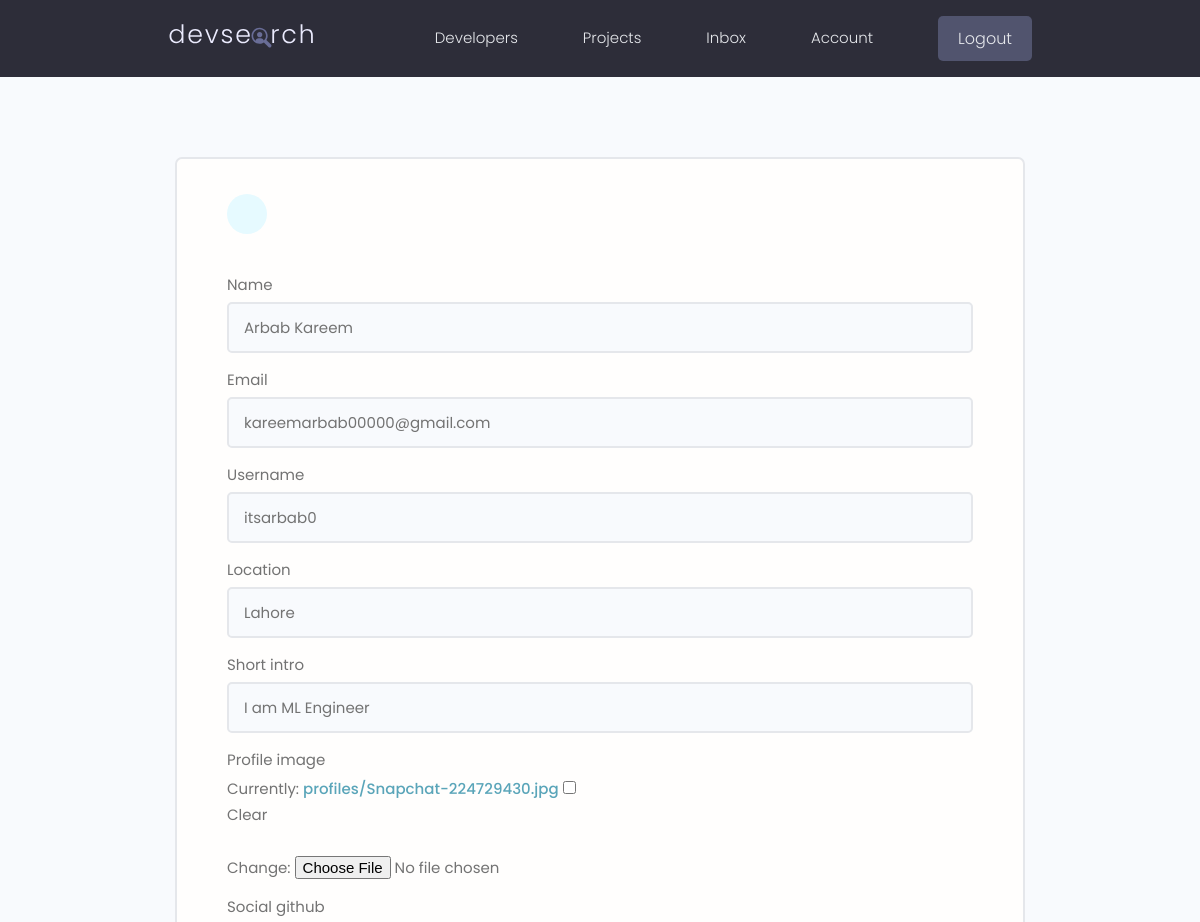
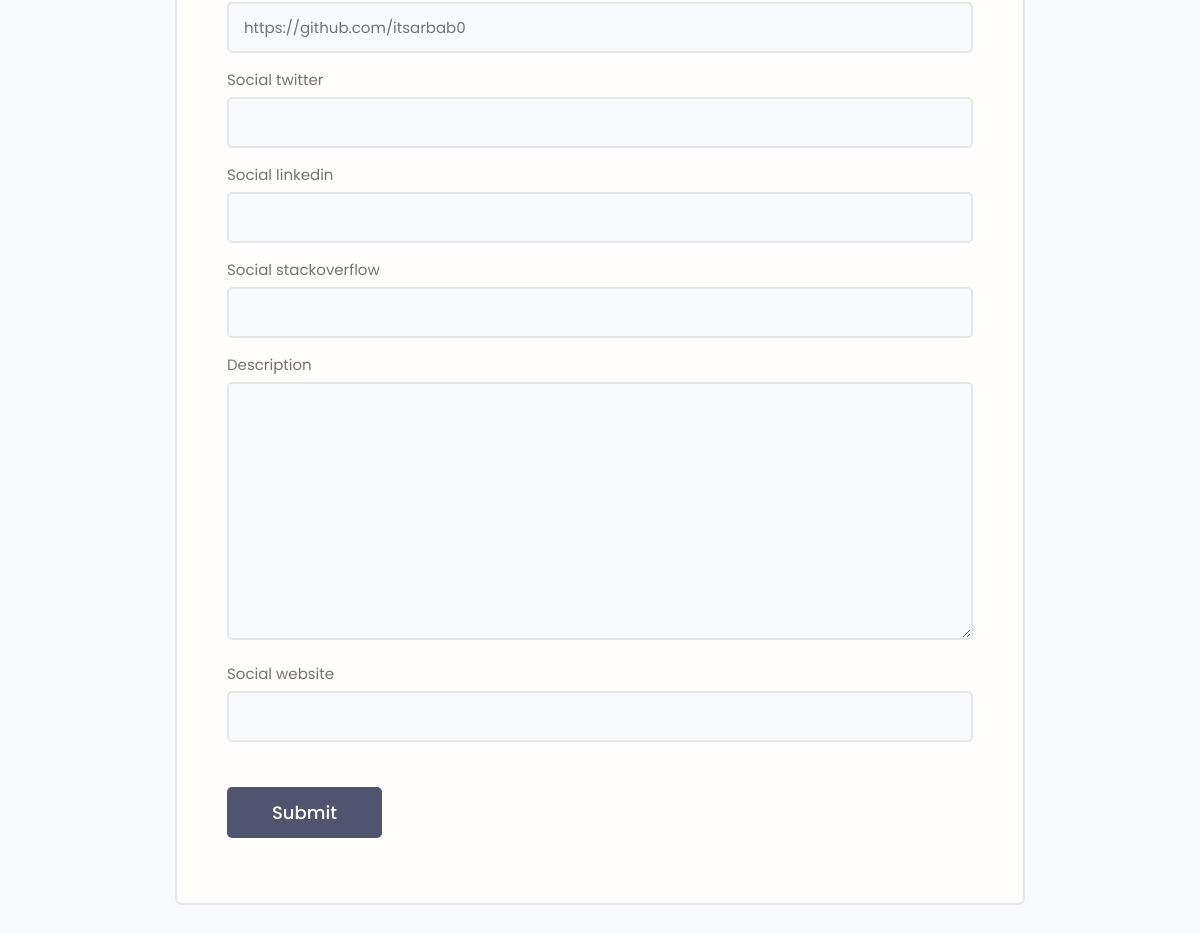
The page /edit-account/ (signed in) on the database its author committed (2 pictures, top to bottom).
### users/models.py (models this page shows, shortened)
class Profile(models.Model):
    user = models.OneToOneField(User, on_delete=models.CASCADE, null=True,blank= True )
    name = models.CharField(max_length=200, null=True)
    email = models.EmailField(max_length=500, null=True)
    username = models.CharField(max_length=200, null=True)
    location= models.CharField(max_length=200, null=True)
    short_intro = models.CharField(max_length=200, null=True, blank= True )
    profile_image = models.ImageField( null=True, blank= True , upload_to='profiles' , default="profiles/pro.png")
    social_github = models.CharField(max_length=200, null=True, blank= True )
    social_twitter = models.CharField(max_length=200, null=True, blank= True )
    social_linkedin = models.CharField(max_length=200, null=True, blank= True )
    social_stackoverflow = models.CharField(max_length=200, null=True, blank= True )
    description = models.TextField(blank=True)
    bio = models.TextField(max_length=500,blank=True, null=True),
    social_website = models.CharField(max_length=200, null=True, blank= True )
    id = models.UUIDField(default=uuid.uuid4, unique=True,
                        primary_key=True, editable=False)

### users/views.py (the view)
# urls.py: path('edit-account/', views.editAccount, name='edit-account'),
@login_required(login_url='login')
def editAccount(request):
    profile = request.user.profile
    form = ProfileForm(instance=profile)
    if request.method == 'POST':
        form = ProfileForm(request.POST, request.FILES, instance=profile)
        if form.is_valid():
            form.save()
            return redirect('account')
    context = {'form': form}
    return render(request, 'users/profile_form.html', context)

### users/forms.py
class ProfileForm(ModelForm):
    class Meta:
        model = Profile
        fields = '__all__'
        exclude = ['user']
    def __init__(self, *args, **kwargs):
        super(ProfileForm, self).__init__(*args, **kwargs)
        for name, field in self.fields.items():
            field.widget.attrs.update({'class': 'input'})

### users/templates/users/profile_form.html (shortened to what this page needs)
{% extends 'main.html' %}
{% block content %}
<main class="formPage my-xl">
    <div class="content-box">
        <div class="formWrapper">
            <a class="backButton" href="{% url 'account' %}"></a>
            <br>
            <form class="form" method="POST" action="{% url 'edit-account' %}" enctype="multipart/form-data">
                {% for field in form %}
                <div class="form__field">
                    <label for="formInput#text">{{field.label}}</label>
                    {{field}}
                </div>
                {% endfor %}
                <input class="btn btn--sub btn--lg  my-md" type="submit" value="Submit" />
            </form>
        </div>
    </div>
</main>
{% endblock content %}

### static/styles/app.css (style rules this page uses)
:root { --color-sub: #2d2d39; }
.btn--sub { background-color: var(--color-sub-light); }
.content-box { width: 95%; max-width: 85rem; margin: 0 auto; }
.backButton { background: var(--color-main-light); color: var(--color-main); width: 4rem; height: 4rem; display: flex; align-items: center; justify-content: center; border-radius: 50%; }
.formPage .formWrapper { list-style: none; background: var(--color-white); padding: 3.5rem 5rem; border: 2px solid var(--color-light); border-radius: 0.7rem; }

### static/uikit/styles/modules/_variables.css (style rules this page uses)
:root { --color-main: #5aa5b9; --color-main-light: #e6faff; --color-sub: #3f4156; --color-sub-light: #51546e; --color-sub-lighter: #ededfd; --color-text: #737373; --color-gray: #8b8b8b; --color-light: #e5e7eb; --color-light-gray: #767676; --color-bg: #f8fafd; --color-white: #fffefd; --color-white-light: #f3f3f3; --color-success: #359e64; --color-success-bg: #def8e8; --color-error: #fc4b0b; --color-error-bg: #fff2ee; --font-base: 'Poppins', arial, helvetica, 'Segoe UI', roboto, ubuntu, sans-serif; --font-monospace: 'Fira Code', 'Courier New', courier, monospace; --font-regular: 300; --font-medium: 500; --font-bold: 700; --generic-shadow: 1px 1px 5px #00000010; --generic-transition: all 0.3s ease-in-out; }

### static/uikit/styles/modules/_base.css (style rules this page uses)
* { margin: 0; padding: 0; box-sizing: border-box; text-rendering: optimizeLegibility; color: inherit; font-size: inherit; }
html { font-size: 50%; }
@media only screen and (min-width: 480px) { html { font-size: 56.25%; } }
@media only screen and (min-width: 1200px) { html { font-size: 62.5%; } }
body { line-height: 1.6; font-weight: 400; font-size: 1.5rem; color: var(--color-text); background-color: var(--color-bg); min-height: 100vh; }

### static/uikit/styles/modules/_typography.css (style rules this page uses)
* { font-family: var(--font-base); }
a { padding-bottom: 2px; text-decoration: none; display: inline-block; color: var(--color-main); font-weight: var(--font-medium); }

### static/uikit/styles/modules/_utilities.css (style rules this page uses)
.my-md { margin: 3rem auto; }
.my-xl { margin: 8rem auto; }

### static/uikit/styles/modules/_button.css (style rules this page uses)
.btn { display: inline-block; position: relative; cursor: pointer; background-color: var(--color-light); font-weight: var(--font-medium); color: var(--color-sub); text-decoration: none; padding: 1rem 2rem; border-radius: 0.5rem; border: none; width: -webkit-fit-content; width: -moz-fit-content; width: fit-content; height: -webkit-fit-content; height: -moz-fit-content; height: fit-content; font-size: 1.6rem; outline-width: 0; outline-color: transparent; -webkit-backface-visibility: hidden; backface-visibility: hidden; transition: all 0.3s ease-in-out; }
.btn--sub { background-color: var(--color-sub); color: var(--color-white); }
.btn--lg { font-size: 1.8rem; padding: 1.2rem 4.5rem; }

### static/uikit/styles/modules/_form.css (style rules this page uses)
.form { display: block; }
.form__field { margin-top: 1.5rem; margin-bottom: 1.5rem; }
.form__label, .form__field > label { display: block; margin-bottom: 0.5rem; color: var(--color-text); }
input.input[type='text'], input.input[type='email'], input.input[type='password'], input.input[type='number'], textarea.input { min-width: 24rem; width: 100%; padding: 1.2rem 1.5rem; border-radius: 0.5rem; border: 2px solid var(--color-light); transition: all 0.3s ease-in-out; background-color: var(--color-bg); }

### rows shown on the page
Profile: form "Arbab Kareem" "kareemarbab00000@gmail.com" "itsarbab0" "Lahore" "I am ML Engineer" "https://github.com/itsarbab0"

### other values the page prints
{{ field.label }} "Name" "Email" "Username" "Location" "Short intro" "Profile image" "Social github" "Social twitter" "Social linkedin" "Social stackoverflow" "Description" "Social website"
